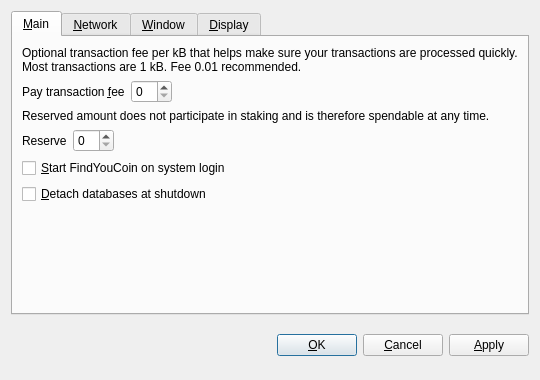
<?xml version="1.0" encoding="UTF-8"?>
<ui version="4.0">
 <class>OptionsDialog</class>
 <widget class="QDialog" name="OptionsDialog">
  <property name="geometry">
   <rect>
    <x>0</x>
    <y>0</y>
    <width>540</width>
    <height>380</height>
   </rect>
  </property>
  <property name="windowTitle">
   <string>Options</string>
  </property>
  <property name="modal">
   <bool>true</bool>
  </property>
  <layout class="QVBoxLayout" name="verticalLayout">
   <item>
    <widget class="QTabWidget" name="tabWidget">
     <property name="tabPosition">
      <enum>QTabWidget::North</enum>
     </property>
     <property name="currentIndex">
      <number>0</number>
     </property>
     <widget class="QWidget" name="tabMain">
      <attribute name="title">
       <string>&amp;Main</string>
      </attribute>
      <layout class="QVBoxLayout" name="verticalLayout_Main">
       <item>
        <widget class="QLabel" name="transactionFeeInfoLabel">
         <property name="text">
          <string>Optional transaction fee per kB that helps make sure your transactions are processed quickly. Most transactions are 1 kB. Fee 0.01 recommended.</string>
         </property>
         <property name="textFormat">
          <enum>Qt::PlainText</enum>
         </property>
         <property name="wordWrap">
          <bool>true</bool>
         </property>
        </widget>
       </item>
       <item>
        <layout class="QHBoxLayout" name="horizontalLayoutFee">
         <item>
          <widget class="QLabel" name="transactionFeeLabel">
           <property name="text">
            <string>Pay transaction &amp;fee</string>
           </property>
           <property name="textFormat">
            <enum>Qt::PlainText</enum>
           </property>
           <property name="buddy">
            <cstring>transactionFee</cstring>
           </property>
          </widget>
         </item>
         <item>
          <widget class="BitcoinAmountField" name="transactionFee"/>
         </item>
         <item>
          <spacer name="horizontalSpacerFee">
           <property name="orientation">
            <enum>Qt::Horizontal</enum>
           </property>
           <property name="sizeHint" stdset="0">
            <size>
             <width>40</width>
             <height>20</height>
            </size>
           </property>
          </spacer>
         </item>
        </layout>
       </item>
       <item>
        <widget class="QLabel" name="reserveBalanceInfoLabel">
         <property name="text">
          <string>Reserved amount does not participate in staking and is therefore spendable at any time.</string>
         </property>
         <property name="textFormat">
          <enum>Qt::PlainText</enum>
         </property>
         <property name="wordWrap">
          <bool>true</bool>
         </property>
        </widget>
       </item>
       <item>
        <layout class="QHBoxLayout" name="horizontalLayoutReserveBalance">
         <item>
          <widget class="QLabel" name="reserveBalanceLabel">
           <property name="text">
            <string>Reserve</string>
           </property>
           <property name="textFormat">
            <enum>Qt::PlainText</enum>
           </property>
           <property name="buddy">
            <cstring>reserveBalance</cstring>
           </property>
          </widget>
         </item>
         <item>
          <widget class="BitcoinAmountField" name="reserveBalance"/>
         </item>
         <item>
          <spacer name="horizontalSpacerReserveBalance">
           <property name="orientation">
            <enum>Qt::Horizontal</enum>
           </property>
           <property name="sizeHint" stdset="0">
            <size>
             <width>40</width>
             <height>20</height>
            </size>
           </property>
          </spacer>
         </item>
        </layout>
       </item>
       <item>
        <widget class="QCheckBox" name="bitcoinAtStartup">
         <property name="toolTip">
          <string>Automatically start FindYouCoin after logging in to the system.</string>
         </property>
         <property name="text">
          <string>&amp;Start FindYouCoin on system login</string>
         </property>
        </widget>
       </item>
       <item>
        <widget class="QCheckBox" name="detachDatabases">
         <property name="toolTip">
          <string>Detach block and address databases at shutdown. This means they can be moved to another data directory, but it slows down shutdown. The wallet is always detached.</string>
         </property>
         <property name="text">
          <string>&amp;Detach databases at shutdown</string>
         </property>
        </widget>
       </item>
       <item>
        <spacer name="verticalSpacer_Main">
         <property name="orientation">
          <enum>Qt::Vertical</enum>
         </property>
         <property name="sizeHint" stdset="0">
          <size>
           <width>20</width>
           <height>40</height>
          </size>
         </property>
        </spacer>
       </item>
      </layout>
     </widget>
     <widget class="QWidget" name="tabNetwork">
      <attribute name="title">
       <string>&amp;Network</string>
      </attribute>
      <layout class="QVBoxLayout" name="verticalLayout_Network">
       <item>
        <widget class="QCheckBox" name="mapPortUpnp">
         <property name="toolTip">
          <string>Automatically open the FindYouCoin client port on the router. This only works when your router supports UPnP and it is enabled.</string>
         </property>
         <property name="text">
          <string>Map port using &amp;UPnP</string>
         </property>
        </widget>
       </item>
       <item>
        <widget class="QCheckBox" name="connectSocks">
         <property name="toolTip">
          <string>Connect to the FindYouCoin network through a SOCKS proxy (e.g. when connecting through Tor).</string>
         </property>
         <property name="text">
          <string>&amp;Connect through SOCKS proxy:</string>
         </property>
        </widget>
       </item>
       <item>
        <layout class="QHBoxLayout" name="horizontalLayout_Network">
         <item>
          <widget class="QLabel" name="proxyIpLabel">
           <property name="text">
            <string>Proxy &amp;IP:</string>
           </property>
           <property name="textFormat">
            <enum>Qt::PlainText</enum>
           </property>
           <property name="buddy">
            <cstring>proxyIp</cstring>
           </property>
          </widget>
         </item>
         <item>
          <widget class="QValidatedLineEdit" name="proxyIp">
           <property name="maximumSize">
            <size>
             <width>140</width>
             <height>16777215</height>
            </size>
           </property>
           <property name="toolTip">
            <string>IP address of the proxy (e.g. 127.0.0.1)</string>
           </property>
          </widget>
         </item>
         <item>
          <widget class="QLabel" name="proxyPortLabel">
           <property name="text">
            <string>&amp;Port:</string>
           </property>
           <property name="textFormat">
            <enum>Qt::PlainText</enum>
           </property>
           <property name="buddy">
            <cstring>proxyPort</cstring>
           </property>
          </widget>
         </item>
         <item>
          <widget class="QLineEdit" name="proxyPort">
           <property name="maximumSize">
            <size>
             <width>55</width>
             <height>16777215</height>
            </size>
           </property>
           <property name="toolTip">
            <string>Port of the proxy (e.g. 9050)</string>
           </property>
          </widget>
         </item>
         <item>
          <widget class="QLabel" name="socksVersionLabel">
           <property name="text">
            <string>SOCKS &amp;Version:</string>
           </property>
           <property name="textFormat">
            <enum>Qt::PlainText</enum>
           </property>
           <property name="buddy">
            <cstring>socksVersion</cstring>
           </property>
          </widget>
         </item>
         <item>
          <widget class="QValueComboBox" name="socksVersion">
           <property name="toolTip">
            <string>SOCKS version of the proxy (e.g. 5)</string>
           </property>
          </widget>
         </item>
         <item>
          <spacer name="horizontalSpacer_Network">
           <property name="orientation">
            <enum>Qt::Horizontal</enum>
           </property>
           <property name="sizeHint" stdset="0">
            <size>
             <width>40</width>
             <height>20</height>
            </size>
           </property>
          </spacer>
         </item>
        </layout>
       </item>
       <item>
        <spacer name="verticalSpacer_Network">
         <property name="orientation">
          <enum>Qt::Vertical</enum>
         </property>
         <property name="sizeHint" stdset="0">
          <size>
           <width>20</width>
           <height>40</height>
          </size>
         </property>
        </spacer>
       </item>
      </layout>
     </widget>
     <widget class="QWidget" name="tabWindow">
      <attribute name="title">
       <string>&amp;Window</string>
      </attribute>
      <layout class="QVBoxLayout" name="verticalLayout_Window">
       <item>
        <widget class="QCheckBox" name="minimizeToTray">
         <property name="toolTip">
          <string>Show only a tray icon after minimizing the window.</string>
         </property>
         <property name="text">
          <string>&amp;Minimize to the tray instead of the taskbar</string>
         </property>
        </widget>
       </item>
       <item>
        <widget class="QCheckBox" name="minimizeOnClose">
         <property name="toolTip">
          <string>Minimize instead of exit the application when the window is closed. When this option is enabled, the application will be closed only after selecting Quit in the menu.</string>
         </property>
         <property name="text">
          <string>M&amp;inimize on close</string>
         </property>
        </widget>
       </item>
       <item>
        <spacer name="verticalSpacer_Window">
         <property name="orientation">
          <enum>Qt::Vertical</enum>
         </property>
         <property name="sizeHint" stdset="0">
          <size>
           <width>20</width>
           <height>40</height>
          </size>
         </property>
        </spacer>
       </item>
      </layout>
     </widget>
     <widget class="QWidget" name="tabDisplay">
      <attribute name="title">
       <string>&amp;Display</string>
      </attribute>
      <layout class="QVBoxLayout" name="verticalLayout_Display">
       <item>
        <layout class="QHBoxLayout" name="horizontalLayout_1_Display">
         <item>
          <widget class="QLabel" name="langLabel">
           <property name="text">
            <string>User Interface &amp;language:</string>
           </property>
           <property name="textFormat">
            <enum>Qt::PlainText</enum>
           </property>
           <property name="buddy">
            <cstring>lang</cstring>
           </property>
          </widget>
         </item>
         <item>
          <widget class="QValueComboBox" name="lang">
           <property name="toolTip">
            <string>The user interface language can be set here. This setting will take effect after restarting FindYouCoin.</string>
           </property>
          </widget>
         </item>
        </layout>
       </item>
       <item>
        <layout class="QHBoxLayout" name="horizontalLayout_2_Display">
         <item>
          <widget class="QLabel" name="unitLabel">
           <property name="text">
            <string>&amp;Unit to show amounts in:</string>
           </property>
           <property name="textFormat">
            <enum>Qt::PlainText</enum>
           </property>
           <property name="buddy">
            <cstring>unit</cstring>
           </property>
          </widget>
         </item>
         <item>
          <widget class="QValueComboBox" name="unit">
           <property name="toolTip">
            <string>Choose the default subdivision unit to show in the interface and when sending coins.</string>
           </property>
          </widget>
         </item>
        </layout>
       </item>
       <item>
        <widget class="QCheckBox" name="displayAddresses">
         <property name="toolTip">
          <string>Whether to show FindYouCoin addresses in the transaction list or not.</string>
         </property>
         <property name="text">
          <string>&amp;Display addresses in transaction list</string>
         </property>
        </widget>
       </item>
       <item>
        <widget class="QCheckBox" name="coinControlFeatures">
         <property name="toolTip">
          <string>Whether to show coin control features or not.</string>
         </property>
         <property name="text">
          <string>Display coin &amp;control features (experts only!)</string>
         </property>
        </widget>
       </item>
       <item>
        <spacer name="verticalSpacer_Display">
         <property name="orientation">
          <enum>Qt::Vertical</enum>
         </property>
         <property name="sizeHint" stdset="0">
          <size>
           <width>20</width>
           <height>40</height>
          </size>
         </property>
        </spacer>
       </item>
      </layout>
     </widget>
    </widget>
   </item>
   <item>
    <layout class="QHBoxLayout" name="horizontalLayout_Buttons">
     <item>
      <spacer name="horizontalSpacer_1">
       <property name="orientation">
        <enum>Qt::Horizontal</enum>
       </property>
       <property name="sizeHint" stdset="0">
        <size>
         <width>40</width>
         <height>48</height>
        </size>
       </property>
      </spacer>
     </item>
     <item>
      <widget class="QLabel" name="statusLabel">
       <property name="font">
        <font>
         <weight>75</weight>
         <bold>true</bold>
        </font>
       </property>
       <property name="text">
        <string/>
       </property>
       <property name="textFormat">
        <enum>Qt::PlainText</enum>
       </property>
       <property name="wordWrap">
        <bool>true</bool>
       </property>
      </widget>
     </item>
     <item>
      <spacer name="horizontalSpacer_2">
       <property name="orientation">
        <enum>Qt::Horizontal</enum>
       </property>
       <property name="sizeHint" stdset="0">
        <size>
         <width>40</width>
         <height>48</height>
        </size>
       </property>
      </spacer>
     </item>
     <item>
      <widget class="QPushButton" name="okButton">
       <property name="text">
        <string>&amp;OK</string>
       </property>
      </widget>
     </item>
     <item>
      <widget class="QPushButton" name="cancelButton">
       <property name="text">
        <string>&amp;Cancel</string>
       </property>
       <property name="autoDefault">
        <bool>false</bool>
       </property>
      </widget>
     </item>
     <item>
      <widget class="QPushButton" name="applyButton">
       <property name="text">
        <string>&amp;Apply</string>
       </property>
       <property name="autoDefault">
        <bool>false</bool>
       </property>
      </widget>
     </item>
    </layout>
   </item>
  </layout>
 </widget>
 <customwidgets>
  <customwidget>
   <class>BitcoinAmountField</class>
   <extends>QSpinBox</extends>
   <header>bitcoinamountfield.h</header>
  </customwidget>
  <customwidget>
   <class>QValueComboBox</class>
   <extends>QComboBox</extends>
   <header>qvaluecombobox.h</header>
  </customwidget>
  <customwidget>
   <class>QValidatedLineEdit</class>
   <extends>QLineEdit</extends>
   <header>qvalidatedlineedit.h</header>
  </customwidget>
 </customwidgets>
 <resources/>
 <connections/>
</ui>
